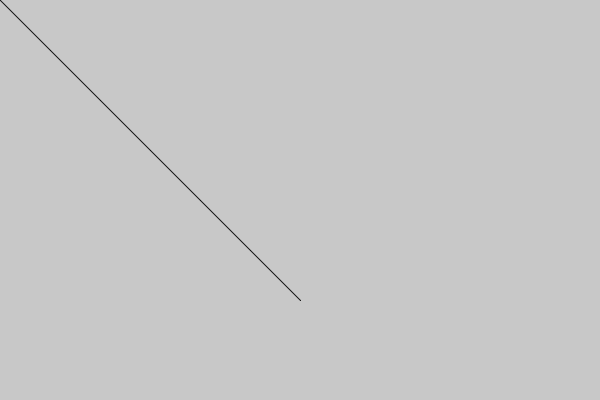
Frame 1 (no input)
Frame 60 (the mouse pressed at the canvas centre just before this capture): identical to frame 1, image omitted
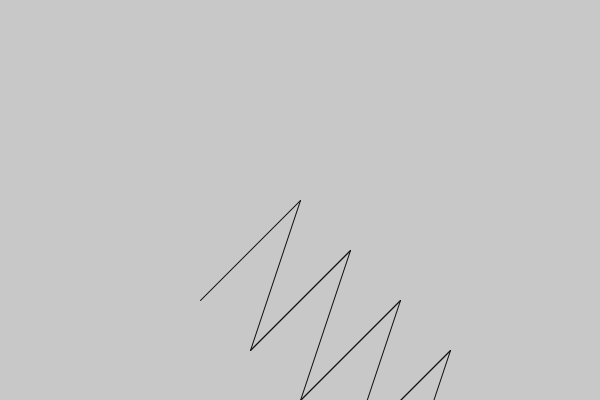
Frame 120 (the mouse held since frame 60 and released just before this capture)

The Processing sketch that drew these frames (run headless with seeded random() and noise(); from frame 60 on, the mouse is pressed at the canvas centre):

// Processing sketch: sketch_211001a
// ── sketch_211001a.pde
void setup(){
  size(600,400);
}

void draw(){
  background(50,100,200);
  int x = mouseX;
  int y = mouseY;
  
  background(200);
  stroke(16);
 
  line(x+50,y+50,y+50,x+50);//parallel
  line(x,y,y,x); //parallel
  line(x,y,y+50,x+50);//slant
  
  line(x+100,y+100,y+100,x+100);//parallel2
  line(x+50,y+50,y+50,x+50); //parallel2
  line(x+50,y+50,y+100,x+100);//slant2
  
  line(x+150,y+150,y+150,x+150);//parallel3
  line(x+100,y+100,y+100,x+100); //parallel3
  line(x+100,y+100,y+150,x+150);//slant3
  
  line(x+200,y+200,y+200,x+200);//parallel4
  line(x+150,y+150,y+150,x+150); //parallel4
  line(x+150,y+150,y+200,x+200); //parallel4
  
  line(x+250,y+250,y+250,x+250);//parallel5
  line(x+200,y+200,y+200,x+200); //parallel5
  line(x+200,y+200,y+250,x+250); //parallel5
  
  line(x+300,y+300,y+300,x+300);//parallel6
  line(x+200,y+200,y+200,x+200); //parallel6
  line(x+250,y+250,y+300,x+300); //parallel6

}
